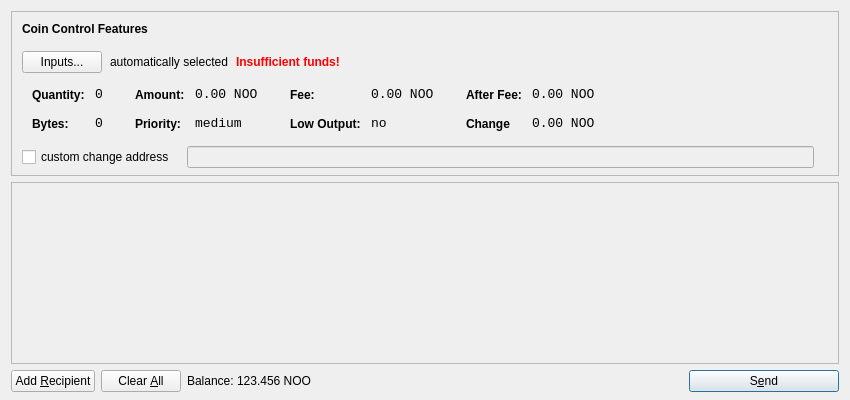
<?xml version="1.0" encoding="UTF-8"?>
<ui version="4.0">
 <class>SendCoinsDialog</class>
 <widget class="QDialog" name="SendCoinsDialog">
  <property name="geometry">
   <rect>
    <x>0</x>
    <y>0</y>
    <width>850</width>
    <height>400</height>
   </rect>
  </property>
  <property name="windowTitle">
   <string>Send Coins</string>
  </property>
  <layout class="QVBoxLayout" name="verticalLayout" stretch="0,1,0">
   <property name="bottomMargin">
    <number>8</number>
   </property>
   <item>
    <widget class="QFrame" name="frameCoinControl">
     <property name="sizePolicy">
      <sizepolicy hsizetype="Expanding" vsizetype="Expanding">
       <horstretch>0</horstretch>
       <verstretch>0</verstretch>
      </sizepolicy>
     </property>
     <property name="maximumSize">
      <size>
       <width>16777215</width>
       <height>16777215</height>
      </size>
     </property>
     <property name="frameShape">
      <enum>QFrame::StyledPanel</enum>
     </property>
     <property name="frameShadow">
      <enum>QFrame::Sunken</enum>
     </property>
     <layout class="QVBoxLayout" name="verticalLayoutCoinControl2">
      <property name="spacing">
       <number>-1</number>
      </property>
      <property name="leftMargin">
       <number>0</number>
      </property>
      <property name="topMargin">
       <number>0</number>
      </property>
      <property name="rightMargin">
       <number>0</number>
      </property>
      <property name="bottomMargin">
       <number>6</number>
      </property>
      <item>
       <layout class="QVBoxLayout" name="verticalLayoutCoinControl" stretch="0,0,0,0,1">
        <property name="spacing">
         <number>0</number>
        </property>
        <property name="leftMargin">
         <number>10</number>
        </property>
        <property name="topMargin">
         <number>10</number>
        </property>
        <item>
         <layout class="QHBoxLayout" name="horizontalLayoutCoinControl1">
          <property name="bottomMargin">
           <number>15</number>
          </property>
          <item>
           <widget class="QLabel" name="labelCoinControlFeatures">
            <property name="sizePolicy">
             <sizepolicy hsizetype="Preferred" vsizetype="Maximum">
              <horstretch>0</horstretch>
              <verstretch>0</verstretch>
             </sizepolicy>
            </property>
            <property name="font">
             <font>
              <weight>75</weight>
              <bold>true</bold>
             </font>
            </property>
            <property name="styleSheet">
             <string notr="true">font-weight:bold;</string>
            </property>
            <property name="text">
             <string>Coin Control Features</string>
            </property>
           </widget>
          </item>
         </layout>
        </item>
        <item>
         <layout class="QHBoxLayout" name="horizontalLayoutCoinControl2" stretch="0,0,0,0">
          <property name="spacing">
           <number>8</number>
          </property>
          <property name="bottomMargin">
           <number>10</number>
          </property>
          <item>
           <widget class="QPushButton" name="pushButtonCoinControl">
            <property name="styleSheet">
             <string notr="true"/>
            </property>
            <property name="text">
             <string>Inputs...</string>
            </property>
           </widget>
          </item>
          <item>
           <widget class="QLabel" name="labelCoinControlAutomaticallySelected">
            <property name="text">
             <string>automatically selected</string>
            </property>
            <property name="margin">
             <number>5</number>
            </property>
           </widget>
          </item>
          <item>
           <widget class="QLabel" name="labelCoinControlInsuffFunds">
            <property name="font">
             <font>
              <weight>75</weight>
              <bold>true</bold>
             </font>
            </property>
            <property name="styleSheet">
             <string notr="true">color:red;font-weight:bold;</string>
            </property>
            <property name="text">
             <string>Insufficient funds!</string>
            </property>
            <property name="margin">
             <number>5</number>
            </property>
           </widget>
          </item>
          <item>
           <spacer name="horizontalSpacerCoinControl">
            <property name="orientation">
             <enum>Qt::Horizontal</enum>
            </property>
            <property name="sizeHint" stdset="0">
             <size>
              <width>40</width>
              <height>1</height>
             </size>
            </property>
           </spacer>
          </item>
         </layout>
        </item>
        <item>
         <widget class="QWidget" name="widgetCoinControl" native="true">
          <property name="sizePolicy">
           <sizepolicy hsizetype="Preferred" vsizetype="Preferred">
            <horstretch>0</horstretch>
            <verstretch>0</verstretch>
           </sizepolicy>
          </property>
          <property name="minimumSize">
           <size>
            <width>0</width>
            <height>0</height>
           </size>
          </property>
          <property name="styleSheet">
           <string notr="true"/>
          </property>
          <layout class="QHBoxLayout" name="horizontalLayoutCoinControl5">
           <property name="margin">
            <number>0</number>
           </property>
           <item>
            <layout class="QHBoxLayout" name="horizontalLayoutCoinControl3" stretch="0,0,0,1">
             <property name="spacing">
              <number>20</number>
             </property>
             <property name="topMargin">
              <number>0</number>
             </property>
             <property name="bottomMargin">
              <number>10</number>
             </property>
             <item>
              <layout class="QFormLayout" name="formLayoutCoinControl1">
               <property name="horizontalSpacing">
                <number>10</number>
               </property>
               <property name="verticalSpacing">
                <number>14</number>
               </property>
               <property name="leftMargin">
                <number>10</number>
               </property>
               <property name="topMargin">
                <number>4</number>
               </property>
               <property name="rightMargin">
                <number>6</number>
               </property>
               <item row="0" column="0">
                <widget class="QLabel" name="labelCoinControlQuantityText">
                 <property name="styleSheet">
                  <string notr="true">font-weight:bold;</string>
                 </property>
                 <property name="text">
                  <string>Quantity:</string>
                 </property>
                 <property name="margin">
                  <number>0</number>
                 </property>
                </widget>
               </item>
               <item row="0" column="1">
                <widget class="QLabel" name="labelCoinControlQuantity">
                 <property name="font">
                  <font>
                   <family>Monospace</family>
                   <pointsize>10</pointsize>
                  </font>
                 </property>
                 <property name="cursor">
                  <cursorShape>IBeamCursor</cursorShape>
                 </property>
                 <property name="contextMenuPolicy">
                  <enum>Qt::ActionsContextMenu</enum>
                 </property>
                 <property name="text">
                  <string>0</string>
                 </property>
                 <property name="margin">
                  <number>0</number>
                 </property>
                 <property name="textInteractionFlags">
                  <set>Qt::LinksAccessibleByMouse|Qt::TextSelectableByKeyboard|Qt::TextSelectableByMouse</set>
                 </property>
                </widget>
               </item>
               <item row="1" column="0">
                <widget class="QLabel" name="labelCoinControlBytesText">
                 <property name="styleSheet">
                  <string notr="true">font-weight:bold;</string>
                 </property>
                 <property name="text">
                  <string>Bytes:</string>
                 </property>
                </widget>
               </item>
               <item row="1" column="1">
                <widget class="QLabel" name="labelCoinControlBytes">
                 <property name="font">
                  <font>
                   <family>Monospace</family>
                   <pointsize>10</pointsize>
                  </font>
                 </property>
                 <property name="cursor">
                  <cursorShape>IBeamCursor</cursorShape>
                 </property>
                 <property name="contextMenuPolicy">
                  <enum>Qt::ActionsContextMenu</enum>
                 </property>
                 <property name="text">
                  <string>0</string>
                 </property>
                 <property name="textInteractionFlags">
                  <set>Qt::LinksAccessibleByMouse|Qt::TextSelectableByKeyboard|Qt::TextSelectableByMouse</set>
                 </property>
                </widget>
               </item>
              </layout>
             </item>
             <item>
              <layout class="QFormLayout" name="formLayoutCoinControl2">
               <property name="horizontalSpacing">
                <number>10</number>
               </property>
               <property name="verticalSpacing">
                <number>14</number>
               </property>
               <property name="leftMargin">
                <number>6</number>
               </property>
               <property name="topMargin">
                <number>4</number>
               </property>
               <property name="rightMargin">
                <number>6</number>
               </property>
               <item row="0" column="0">
                <widget class="QLabel" name="labelCoinControlAmountText">
                 <property name="styleSheet">
                  <string notr="true">font-weight:bold;</string>
                 </property>
                 <property name="text">
                  <string>Amount:</string>
                 </property>
                 <property name="margin">
                  <number>0</number>
                 </property>
                </widget>
               </item>
               <item row="0" column="1">
                <widget class="QLabel" name="labelCoinControlAmount">
                 <property name="font">
                  <font>
                   <family>Monospace</family>
                   <pointsize>10</pointsize>
                  </font>
                 </property>
                 <property name="cursor">
                  <cursorShape>IBeamCursor</cursorShape>
                 </property>
                 <property name="contextMenuPolicy">
                  <enum>Qt::ActionsContextMenu</enum>
                 </property>
                 <property name="text">
                  <string>0.00 NOO</string>
                 </property>
                 <property name="textInteractionFlags">
                  <set>Qt::LinksAccessibleByMouse|Qt::TextSelectableByKeyboard|Qt::TextSelectableByMouse</set>
                 </property>
                </widget>
               </item>
               <item row="1" column="0">
                <widget class="QLabel" name="labelCoinControlPriorityText">
                 <property name="styleSheet">
                  <string notr="true">font-weight:bold;</string>
                 </property>
                 <property name="text">
                  <string>Priority:</string>
                 </property>
                </widget>
               </item>
               <item row="1" column="1">
                <widget class="QLabel" name="labelCoinControlPriority">
                 <property name="font">
                  <font>
                   <family>Monospace</family>
                   <pointsize>10</pointsize>
                  </font>
                 </property>
                 <property name="cursor">
                  <cursorShape>IBeamCursor</cursorShape>
                 </property>
                 <property name="contextMenuPolicy">
                  <enum>Qt::ActionsContextMenu</enum>
                 </property>
                 <property name="text">
                  <string>medium</string>
                 </property>
                 <property name="textInteractionFlags">
                  <set>Qt::LinksAccessibleByMouse|Qt::TextSelectableByKeyboard|Qt::TextSelectableByMouse</set>
                 </property>
                </widget>
               </item>
              </layout>
             </item>
             <item>
              <layout class="QFormLayout" name="formLayoutCoinControl3">
               <property name="horizontalSpacing">
                <number>10</number>
               </property>
               <property name="verticalSpacing">
                <number>14</number>
               </property>
               <property name="leftMargin">
                <number>6</number>
               </property>
               <property name="topMargin">
                <number>4</number>
               </property>
               <property name="rightMargin">
                <number>6</number>
               </property>
               <item row="0" column="0">
                <widget class="QLabel" name="labelCoinControlFeeText">
                 <property name="styleSheet">
                  <string notr="true">font-weight:bold;</string>
                 </property>
                 <property name="text">
                  <string>Fee:</string>
                 </property>
                 <property name="margin">
                  <number>0</number>
                 </property>
                </widget>
               </item>
               <item row="0" column="1">
                <widget class="QLabel" name="labelCoinControlFee">
                 <property name="font">
                  <font>
                   <family>Monospace</family>
                   <pointsize>10</pointsize>
                  </font>
                 </property>
                 <property name="cursor">
                  <cursorShape>IBeamCursor</cursorShape>
                 </property>
                 <property name="contextMenuPolicy">
                  <enum>Qt::ActionsContextMenu</enum>
                 </property>
                 <property name="text">
                  <string>0.00 NOO</string>
                 </property>
                 <property name="textInteractionFlags">
                  <set>Qt::LinksAccessibleByMouse|Qt::TextSelectableByKeyboard|Qt::TextSelectableByMouse</set>
                 </property>
                </widget>
               </item>
               <item row="1" column="0">
                <widget class="QLabel" name="labelCoinControlLowOutputText">
                 <property name="styleSheet">
                  <string notr="true">font-weight:bold;</string>
                 </property>
                 <property name="text">
                  <string>Low Output:</string>
                 </property>
                </widget>
               </item>
               <item row="1" column="1">
                <widget class="QLabel" name="labelCoinControlLowOutput">
                 <property name="font">
                  <font>
                   <family>Monospace</family>
                   <pointsize>10</pointsize>
                  </font>
                 </property>
                 <property name="cursor">
                  <cursorShape>IBeamCursor</cursorShape>
                 </property>
                 <property name="contextMenuPolicy">
                  <enum>Qt::ActionsContextMenu</enum>
                 </property>
                 <property name="text">
                  <string>no</string>
                 </property>
                 <property name="textInteractionFlags">
                  <set>Qt::LinksAccessibleByMouse|Qt::TextSelectableByKeyboard|Qt::TextSelectableByMouse</set>
                 </property>
                </widget>
               </item>
              </layout>
             </item>
             <item>
              <layout class="QFormLayout" name="formLayoutCoinControl4">
               <property name="horizontalSpacing">
                <number>10</number>
               </property>
               <property name="verticalSpacing">
                <number>14</number>
               </property>
               <property name="leftMargin">
                <number>6</number>
               </property>
               <property name="topMargin">
                <number>4</number>
               </property>
               <property name="rightMargin">
                <number>6</number>
               </property>
               <item row="0" column="0">
                <widget class="QLabel" name="labelCoinControlAfterFeeText">
                 <property name="styleSheet">
                  <string notr="true">font-weight:bold;</string>
                 </property>
                 <property name="text">
                  <string>After Fee:</string>
                 </property>
                 <property name="margin">
                  <number>0</number>
                 </property>
                </widget>
               </item>
               <item row="0" column="1">
                <widget class="QLabel" name="labelCoinControlAfterFee">
                 <property name="font">
                  <font>
                   <family>Monospace</family>
                   <pointsize>10</pointsize>
                  </font>
                 </property>
                 <property name="cursor">
                  <cursorShape>IBeamCursor</cursorShape>
                 </property>
                 <property name="contextMenuPolicy">
                  <enum>Qt::ActionsContextMenu</enum>
                 </property>
                 <property name="text">
                  <string>0.00 NOO</string>
                 </property>
                 <property name="textInteractionFlags">
                  <set>Qt::LinksAccessibleByMouse|Qt::TextSelectableByKeyboard|Qt::TextSelectableByMouse</set>
                 </property>
                </widget>
               </item>
               <item row="1" column="0">
                <widget class="QLabel" name="labelCoinControlChangeText">
                 <property name="styleSheet">
                  <string notr="true">font-weight:bold;</string>
                 </property>
                 <property name="text">
                  <string>Change</string>
                 </property>
                </widget>
               </item>
               <item row="1" column="1">
                <widget class="QLabel" name="labelCoinControlChange">
                 <property name="font">
                  <font>
                   <family>Monospace</family>
                   <pointsize>10</pointsize>
                  </font>
                 </property>
                 <property name="cursor">
                  <cursorShape>IBeamCursor</cursorShape>
                 </property>
                 <property name="contextMenuPolicy">
                  <enum>Qt::ActionsContextMenu</enum>
                 </property>
                 <property name="text">
                  <string>0.00 NOO</string>
                 </property>
                 <property name="textInteractionFlags">
                  <set>Qt::LinksAccessibleByMouse|Qt::TextSelectableByKeyboard|Qt::TextSelectableByMouse</set>
                 </property>
                </widget>
               </item>
              </layout>
             </item>
            </layout>
           </item>
          </layout>
         </widget>
        </item>
        <item>
         <layout class="QHBoxLayout" name="horizontalLayoutCoinControl4" stretch="0,0,0">
          <property name="spacing">
           <number>12</number>
          </property>
          <property name="sizeConstraint">
           <enum>QLayout::SetDefaultConstraint</enum>
          </property>
          <property name="topMargin">
           <number>5</number>
          </property>
          <property name="rightMargin">
           <number>5</number>
          </property>
          <item>
           <widget class="QCheckBox" name="checkBoxCoinControlChange">
            <property name="text">
             <string>custom change address</string>
            </property>
           </widget>
          </item>
          <item>
           <widget class="QLineEdit" name="lineEditCoinControlChange">
            <property name="enabled">
             <bool>false</bool>
            </property>
            <property name="sizePolicy">
             <sizepolicy hsizetype="Expanding" vsizetype="Fixed">
              <horstretch>0</horstretch>
              <verstretch>0</verstretch>
             </sizepolicy>
            </property>
           </widget>
          </item>
          <item>
           <widget class="QLabel" name="labelCoinControlChangeLabel">
            <property name="sizePolicy">
             <sizepolicy hsizetype="Preferred" vsizetype="Expanding">
              <horstretch>0</horstretch>
              <verstretch>0</verstretch>
             </sizepolicy>
            </property>
            <property name="minimumSize">
             <size>
              <width>0</width>
              <height>0</height>
             </size>
            </property>
            <property name="text">
             <string/>
            </property>
            <property name="margin">
             <number>3</number>
            </property>
           </widget>
          </item>
         </layout>
        </item>
        <item>
         <spacer name="verticalSpacerCoinControl">
          <property name="orientation">
           <enum>Qt::Vertical</enum>
          </property>
          <property name="sizeHint" stdset="0">
           <size>
            <width>800</width>
            <height>1</height>
           </size>
          </property>
         </spacer>
        </item>
       </layout>
      </item>
     </layout>
    </widget>
   </item>
   <item>
    <widget class="QScrollArea" name="scrollArea">
     <property name="widgetResizable">
      <bool>true</bool>
     </property>
     <widget class="QWidget" name="scrollAreaWidgetContents">
      <property name="geometry">
       <rect>
        <x>0</x>
        <y>0</y>
        <width>830</width>
        <height>165</height>
       </rect>
      </property>
      <layout class="QVBoxLayout" name="verticalLayout_2">
       <property name="margin">
        <number>0</number>
       </property>
       <item>
        <layout class="QVBoxLayout" name="entries">
         <property name="spacing">
          <number>6</number>
         </property>
        </layout>
       </item>
       <item>
        <spacer name="verticalSpacer">
         <property name="orientation">
          <enum>Qt::Vertical</enum>
         </property>
         <property name="sizeHint" stdset="0">
          <size>
           <width>20</width>
           <height>40</height>
          </size>
         </property>
        </spacer>
       </item>
      </layout>
     </widget>
    </widget>
   </item>
   <item>
    <layout class="QHBoxLayout" name="horizontalLayout">
     <item>
      <widget class="QPushButton" name="addButton">
       <property name="toolTip">
        <string>Send to multiple recipients at once</string>
       </property>
       <property name="text">
        <string>Add &amp;Recipient</string>
       </property>
       <property name="icon">
        <iconset resource="../bitcoin.qrc">
         <normaloff>:/icons/add</normaloff>:/icons/add</iconset>
       </property>
       <property name="autoDefault">
        <bool>false</bool>
       </property>
      </widget>
     </item>
     <item>
      <widget class="QPushButton" name="clearButton">
       <property name="sizePolicy">
        <sizepolicy hsizetype="Minimum" vsizetype="Fixed">
         <horstretch>0</horstretch>
         <verstretch>0</verstretch>
        </sizepolicy>
       </property>
       <property name="toolTip">
        <string>Remove all transaction fields</string>
       </property>
       <property name="text">
        <string>Clear &amp;All</string>
       </property>
       <property name="icon">
        <iconset resource="../bitcoin.qrc">
         <normaloff>:/icons/remove</normaloff>:/icons/remove</iconset>
       </property>
       <property name="autoRepeatDelay">
        <number>300</number>
       </property>
       <property name="autoDefault">
        <bool>false</bool>
       </property>
      </widget>
     </item>
     <item>
      <layout class="QHBoxLayout" name="horizontalLayout_2">
       <property name="spacing">
        <number>3</number>
       </property>
       <item>
        <widget class="QLabel" name="label">
         <property name="sizePolicy">
          <sizepolicy hsizetype="Preferred" vsizetype="Fixed">
           <horstretch>0</horstretch>
           <verstretch>0</verstretch>
          </sizepolicy>
         </property>
         <property name="text">
          <string>Balance:</string>
         </property>
        </widget>
       </item>
       <item>
        <widget class="QLabel" name="labelBalance">
         <property name="sizePolicy">
          <sizepolicy hsizetype="Preferred" vsizetype="Fixed">
           <horstretch>0</horstretch>
           <verstretch>0</verstretch>
          </sizepolicy>
         </property>
         <property name="cursor">
          <cursorShape>IBeamCursor</cursorShape>
         </property>
         <property name="text">
          <string>123.456 NOO</string>
         </property>
         <property name="textInteractionFlags">
          <set>Qt::LinksAccessibleByMouse|Qt::TextSelectableByKeyboard|Qt::TextSelectableByMouse</set>
         </property>
        </widget>
       </item>
      </layout>
     </item>
     <item>
      <spacer name="horizontalSpacer">
       <property name="orientation">
        <enum>Qt::Horizontal</enum>
       </property>
       <property name="sizeHint" stdset="0">
        <size>
         <width>40</width>
         <height>20</height>
        </size>
       </property>
      </spacer>
     </item>
     <item>
      <widget class="QPushButton" name="sendButton">
       <property name="minimumSize">
        <size>
         <width>150</width>
         <height>0</height>
        </size>
       </property>
       <property name="toolTip">
        <string>Confirm the send action</string>
       </property>
       <property name="text">
        <string>S&amp;end</string>
       </property>
       <property name="icon">
        <iconset resource="../bitcoin.qrc">
         <normaloff>:/icons/send</normaloff>:/icons/send</iconset>
       </property>
       <property name="default">
        <bool>true</bool>
       </property>
      </widget>
     </item>
    </layout>
   </item>
  </layout>
 </widget>
 <resources>
  <include location="../bitcoin.qrc"/>
 </resources>
 <connections/>
</ui>
